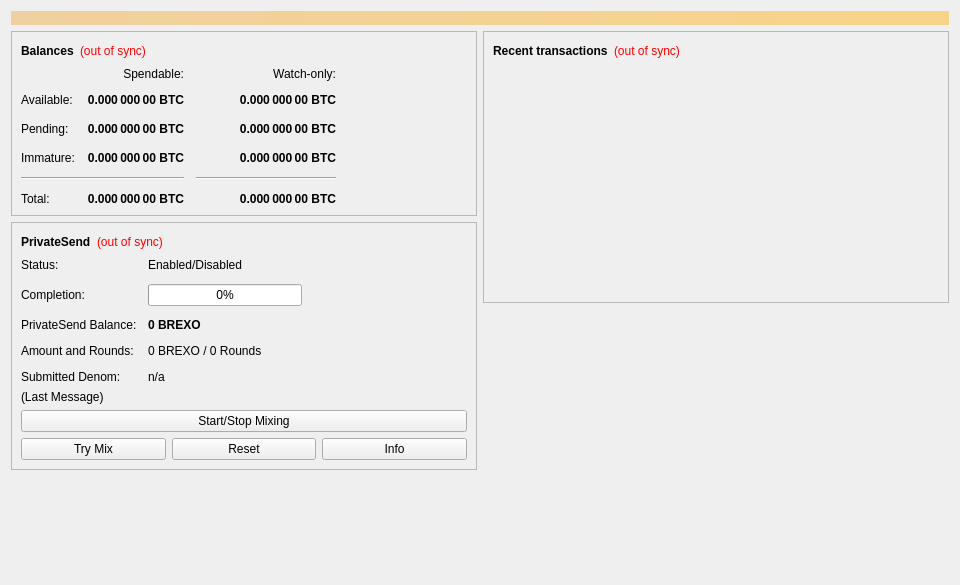
<?xml version="1.0" encoding="UTF-8"?>
<ui version="4.0">
 <class>OverviewPage</class>
 <widget class="QWidget" name="OverviewPage">
  <property name="geometry">
   <rect>
    <x>0</x>
    <y>0</y>
    <width>960</width>
    <height>585</height>
   </rect>
  </property>
  <property name="minimumSize">
   <size>
    <width>960</width>
    <height>0</height>
   </size>
  </property>
  <property name="windowTitle">
   <string>Form</string>
  </property>
  <layout class="QVBoxLayout" name="topLayout">
   <item>
    <widget class="QLabel" name="labelAlerts">
     <property name="visible">
      <bool>false</bool>
     </property>
     <property name="styleSheet">
      <string notr="true">QLabel { background-color: qlineargradient(x1: 0, y1: 0, x2: 1, y2: 0, stop:0 #F0D0A0, stop:1 #F8D488); color:#000000; }</string>
     </property>
     <property name="wordWrap">
      <bool>true</bool>
     </property>
     <property name="margin">
      <number>3</number>
     </property>
     <property name="textInteractionFlags">
      <set>Qt::TextSelectableByMouse</set>
     </property>
    </widget>
   </item>
   <item>
    <layout class="QHBoxLayout" name="horizontalLayout" stretch="1,1">
     <item>
      <layout class="QVBoxLayout" name="verticalLayout_2">
       <item>
        <widget class="QFrame" name="frame">
         <property name="frameShape">
          <enum>QFrame::StyledPanel</enum>
         </property>
         <property name="frameShadow">
          <enum>QFrame::Raised</enum>
         </property>
         <layout class="QVBoxLayout" name="verticalLayout_4">
          <item>
           <layout class="QHBoxLayout" name="horizontalLayout_4">
            <item>
             <widget class="QLabel" name="label_5">
              <property name="font">
               <font>
                <weight>75</weight>
                <bold>true</bold>
               </font>
              </property>
              <property name="text">
               <string>Balances</string>
              </property>
             </widget>
            </item>
            <item>
             <widget class="QLabel" name="labelWalletStatus">
              <property name="toolTip">
               <string>The displayed information may be out of date. Your wallet automatically synchronizes with the Brexocoin network after a connection is established, but this process has not completed yet.</string>
              </property>
              <property name="styleSheet">
               <string notr="true">QLabel { color: red; }</string>
              </property>
              <property name="text">
               <string notr="true">(out of sync)</string>
              </property>
              <property name="alignment">
               <set>Qt::AlignLeading|Qt::AlignLeft|Qt::AlignVCenter</set>
              </property>
             </widget>
            </item>
            <item>
             <spacer name="horizontalSpacer_3">
              <property name="orientation">
               <enum>Qt::Horizontal</enum>
              </property>
              <property name="sizeHint" stdset="0">
               <size>
                <width>40</width>
                <height>20</height>
               </size>
              </property>
             </spacer>
            </item>
           </layout>
          </item>
          <item>
           <layout class="QGridLayout" name="gridLayout">
            <property name="spacing">
             <number>12</number>
            </property>
            <item row="2" column="2">
             <widget class="QLabel" name="labelWatchPending">
              <property name="font">
               <font>
                <weight>75</weight>
                <bold>true</bold>
               </font>
              </property>
              <property name="cursor">
               <cursorShape>IBeamCursor</cursorShape>
              </property>
              <property name="toolTip">
               <string>Unconfirmed transactions to watch-only addresses</string>
              </property>
              <property name="text">
               <string notr="true">0.000 000 00 BTC</string>
              </property>
              <property name="alignment">
               <set>Qt::AlignRight|Qt::AlignTrailing|Qt::AlignVCenter</set>
              </property>
              <property name="textInteractionFlags">
               <set>Qt::LinksAccessibleByMouse|Qt::TextSelectableByKeyboard|Qt::TextSelectableByMouse</set>
              </property>
             </widget>
            </item>
            <item row="2" column="1">
             <widget class="QLabel" name="labelUnconfirmed">
              <property name="font">
               <font>
                <weight>75</weight>
                <bold>true</bold>
               </font>
              </property>
              <property name="cursor">
               <cursorShape>IBeamCursor</cursorShape>
              </property>
              <property name="toolTip">
               <string>Total of transactions that have yet to be confirmed, and do not yet count toward the spendable balance</string>
              </property>
              <property name="text">
               <string notr="true">0.000 000 00 BTC</string>
              </property>
              <property name="alignment">
               <set>Qt::AlignRight|Qt::AlignTrailing|Qt::AlignVCenter</set>
              </property>
              <property name="textInteractionFlags">
               <set>Qt::LinksAccessibleByMouse|Qt::TextSelectableByKeyboard|Qt::TextSelectableByMouse</set>
              </property>
             </widget>
            </item>
            <item row="3" column="2">
             <widget class="QLabel" name="labelWatchImmature">
              <property name="font">
               <font>
                <weight>75</weight>
                <bold>true</bold>
               </font>
              </property>
              <property name="cursor">
               <cursorShape>IBeamCursor</cursorShape>
              </property>
              <property name="toolTip">
               <string>Mined balance in watch-only addresses that has not yet matured</string>
              </property>
              <property name="text">
               <string notr="true">0.000 000 00 BTC</string>
              </property>
              <property name="alignment">
               <set>Qt::AlignRight|Qt::AlignTrailing|Qt::AlignVCenter</set>
              </property>
              <property name="textInteractionFlags">
               <set>Qt::LinksAccessibleByMouse|Qt::TextSelectableByKeyboard|Qt::TextSelectableByMouse</set>
              </property>
             </widget>
            </item>
            <item row="4" column="0" colspan="2">
             <widget class="Line" name="lineSpendableBalance">
              <property name="orientation">
               <enum>Qt::Horizontal</enum>
              </property>
             </widget>
            </item>
            <item row="4" column="2">
             <widget class="Line" name="lineWatchBalance">
              <property name="sizePolicy">
               <sizepolicy hsizetype="Preferred" vsizetype="Fixed">
                <horstretch>0</horstretch>
                <verstretch>0</verstretch>
               </sizepolicy>
              </property>
              <property name="minimumSize">
               <size>
                <width>140</width>
                <height>0</height>
               </size>
              </property>
              <property name="orientation">
               <enum>Qt::Horizontal</enum>
              </property>
             </widget>
            </item>
            <item row="5" column="0">
             <widget class="QLabel" name="labelTotalText">
              <property name="text">
               <string>Total:</string>
              </property>
             </widget>
            </item>
            <item row="3" column="1">
             <widget class="QLabel" name="labelImmature">
              <property name="font">
               <font>
                <weight>75</weight>
                <bold>true</bold>
               </font>
              </property>
              <property name="cursor">
               <cursorShape>IBeamCursor</cursorShape>
              </property>
              <property name="toolTip">
               <string>Mined balance that has not yet matured</string>
              </property>
              <property name="text">
               <string notr="true">0.000 000 00 BTC</string>
              </property>
              <property name="alignment">
               <set>Qt::AlignRight|Qt::AlignTrailing|Qt::AlignVCenter</set>
              </property>
              <property name="textInteractionFlags">
               <set>Qt::LinksAccessibleByMouse|Qt::TextSelectableByKeyboard|Qt::TextSelectableByMouse</set>
              </property>
             </widget>
            </item>
            <item row="2" column="3">
             <spacer name="horizontalSpacer_2">
              <property name="orientation">
               <enum>Qt::Horizontal</enum>
              </property>
              <property name="sizeHint" stdset="0">
               <size>
                <width>40</width>
                <height>20</height>
               </size>
              </property>
             </spacer>
            </item>
            <item row="3" column="0">
             <widget class="QLabel" name="labelImmatureText">
              <property name="text">
               <string>Immature:</string>
              </property>
             </widget>
            </item>
            <item row="5" column="1">
             <widget class="QLabel" name="labelTotal">
              <property name="font">
               <font>
                <weight>75</weight>
                <bold>true</bold>
               </font>
              </property>
              <property name="cursor">
               <cursorShape>IBeamCursor</cursorShape>
              </property>
              <property name="toolTip">
               <string>Your current total balance</string>
              </property>
              <property name="text">
               <string notr="true">0.000 000 00 BTC</string>
              </property>
              <property name="alignment">
               <set>Qt::AlignRight|Qt::AlignTrailing|Qt::AlignVCenter</set>
              </property>
              <property name="textInteractionFlags">
               <set>Qt::LinksAccessibleByMouse|Qt::TextSelectableByKeyboard|Qt::TextSelectableByMouse</set>
              </property>
             </widget>
            </item>
            <item row="5" column="2">
             <widget class="QLabel" name="labelWatchTotal">
              <property name="font">
               <font>
                <weight>75</weight>
                <bold>true</bold>
               </font>
              </property>
              <property name="cursor">
               <cursorShape>IBeamCursor</cursorShape>
              </property>
              <property name="toolTip">
               <string>Current total balance in watch-only addresses</string>
              </property>
              <property name="text">
               <string notr="true">0.000 000 00 BTC</string>
              </property>
              <property name="alignment">
               <set>Qt::AlignRight|Qt::AlignTrailing|Qt::AlignVCenter</set>
              </property>
              <property name="textInteractionFlags">
               <set>Qt::LinksAccessibleByMouse|Qt::TextSelectableByKeyboard|Qt::TextSelectableByMouse</set>
              </property>
             </widget>
            </item>
            <item row="0" column="2">
             <widget class="QLabel" name="labelWatchonly">
              <property name="text">
               <string>Watch-only:</string>
              </property>
              <property name="alignment">
               <set>Qt::AlignRight|Qt::AlignTrailing|Qt::AlignVCenter</set>
              </property>
             </widget>
            </item>
            <item row="1" column="0">
             <widget class="QLabel" name="labelBalanceText">
              <property name="text">
               <string>Available:</string>
              </property>
             </widget>
            </item>
            <item row="1" column="1">
             <widget class="QLabel" name="labelBalance">
              <property name="font">
               <font>
                <weight>75</weight>
                <bold>true</bold>
               </font>
              </property>
              <property name="cursor">
               <cursorShape>IBeamCursor</cursorShape>
              </property>
              <property name="toolTip">
               <string>Your current spendable balance</string>
              </property>
              <property name="text">
               <string notr="true">0.000 000 00 BTC</string>
              </property>
              <property name="alignment">
               <set>Qt::AlignRight|Qt::AlignTrailing|Qt::AlignVCenter</set>
              </property>
              <property name="textInteractionFlags">
               <set>Qt::LinksAccessibleByMouse|Qt::TextSelectableByKeyboard|Qt::TextSelectableByMouse</set>
              </property>
             </widget>
            </item>
            <item row="1" column="2">
             <widget class="QLabel" name="labelWatchAvailable">
              <property name="font">
               <font>
                <weight>75</weight>
                <bold>true</bold>
               </font>
              </property>
              <property name="cursor">
               <cursorShape>IBeamCursor</cursorShape>
              </property>
              <property name="toolTip">
               <string>Your current balance in watch-only addresses</string>
              </property>
              <property name="text">
               <string notr="true">0.000 000 00 BTC</string>
              </property>
              <property name="alignment">
               <set>Qt::AlignRight|Qt::AlignTrailing|Qt::AlignVCenter</set>
              </property>
              <property name="textInteractionFlags">
               <set>Qt::LinksAccessibleByMouse|Qt::TextSelectableByKeyboard|Qt::TextSelectableByMouse</set>
              </property>
             </widget>
            </item>
            <item row="2" column="0">
             <widget class="QLabel" name="labelPendingText">
              <property name="text">
               <string>Pending:</string>
              </property>
             </widget>
            </item>
            <item row="0" column="1">
             <widget class="QLabel" name="labelSpendable">
              <property name="text">
               <string>Spendable:</string>
              </property>
              <property name="alignment">
               <set>Qt::AlignRight|Qt::AlignTrailing|Qt::AlignVCenter</set>
              </property>
             </widget>
            </item>
           </layout>
          </item>
         </layout>
        </widget>
       </item>
       <item>
        <widget class="QFrame" name="framePrivateSend">
         <property name="layoutDirection">
          <enum>Qt::LeftToRight</enum>
         </property>
         <property name="frameShape">
          <enum>QFrame::StyledPanel</enum>
         </property>
         <property name="frameShadow">
          <enum>QFrame::Raised</enum>
         </property>
         <layout class="QVBoxLayout" name="VerticalLayout_PS1">
          <item>
           <layout class="QHBoxLayout" name="horizontalLayout_5">
            <item>
             <widget class="QLabel" name="labelPrivateSendHeader">
              <property name="font">
               <font>
                <weight>75</weight>
                <bold>true</bold>
               </font>
              </property>
              <property name="text">
               <string>PrivateSend</string>
              </property>
             </widget>
            </item>
            <item>
             <widget class="QLabel" name="labelPrivateSendSyncStatus">
              <property name="toolTip">
               <string>The displayed information may be out of date. Your wallet automatically synchronizes with the Brexocoin network after a connection is established, but this process has not completed yet.</string>
              </property>
              <property name="styleSheet">
               <string notr="true">QLabel { color: red; }</string>
              </property>
              <property name="text">
               <string notr="true">(out of sync)</string>
              </property>
              <property name="alignment">
               <set>Qt::AlignLeading|Qt::AlignLeft|Qt::AlignVCenter</set>
              </property>
             </widget>
            </item>
            <item>
             <spacer name="horizontalSpacer_4">
              <property name="orientation">
               <enum>Qt::Horizontal</enum>
              </property>
              <property name="sizeHint" stdset="0">
               <size>
                <width>40</width>
                <height>20</height>
               </size>
              </property>
             </spacer>
            </item>
           </layout>
          </item>
          <item>
           <layout class="QFormLayout" name="privateSendFormLayout">
            <property name="fieldGrowthPolicy">
             <enum>QFormLayout::AllNonFixedFieldsGrow</enum>
            </property>
            <property name="horizontalSpacing">
             <number>11</number>
            </property>
            <property name="verticalSpacing">
             <number>12</number>
            </property>
            <item row="0" column="0">
             <widget class="QLabel" name="labelPrivateSendEnabledText">
              <property name="text">
               <string>Status:</string>
              </property>
             </widget>
            </item>
            <item row="0" column="1">
             <widget class="QLabel" name="labelPrivateSendEnabled">
              <property name="text">
               <string>Enabled/Disabled</string>
              </property>
             </widget>
            </item>
            <item row="1" column="0">
             <widget class="QLabel" name="labelCompletitionText">
              <property name="text">
               <string>Completion:</string>
              </property>
             </widget>
            </item>
            <item row="1" column="1">
             <widget class="QProgressBar" name="privateSendProgress">
              <property name="maximumSize">
               <size>
                <width>154</width>
                <height>16777215</height>
               </size>
              </property>
              <property name="value">
               <number>0</number>
              </property>
             </widget>
            </item>
            <item row="2" column="0">
             <widget class="QLabel" name="labelAnonymizedText">
              <property name="text">
               <string>PrivateSend Balance:</string>
              </property>
             </widget>
            </item>
            <item row="2" column="1">
             <widget class="QLabel" name="labelAnonymized">
              <property name="font">
               <font>
                <weight>75</weight>
                <bold>true</bold>
               </font>
              </property>
              <property name="text">
               <string notr="true">0 BREXO</string>
              </property>
             </widget>
            </item>
            <item row="3" column="0">
             <widget class="QLabel" name="labelAmountAndRoundsText">
              <property name="text">
               <string>Amount and Rounds:</string>
              </property>
             </widget>
            </item>
            <item row="3" column="1">
             <widget class="QLabel" name="labelAmountRounds">
              <property name="text">
               <string>0 BREXO / 0 Rounds</string>
              </property>
             </widget>
            </item>
            <item row="4" column="0">
             <widget class="QLabel" name="labelSubmittedDenomText">
              <property name="text">
               <string>Submitted Denom:</string>
              </property>
             </widget>
            </item>
            <item row="4" column="1">
             <widget class="QLabel" name="labelSubmittedDenom">
              <property name="toolTip">
               <string>The denominations you submitted to the Masternode.&lt;br&gt;To mix, other users must submit the exact same denominations.</string>
              </property>
              <property name="text">
               <string>n/a</string>
              </property>
             </widget>
            </item>
           </layout>
          </item>
          <item>
           <layout class="QVBoxLayout" name="VerticalLayout_PS">
            <item>
             <widget class="QLabel" name="labelPrivateSendLastMessage">
              <property name="text">
               <string>(Last Message)</string>
              </property>
              <property name="alignment">
               <set>Qt::AlignLeading|Qt::AlignLeft|Qt::AlignTop</set>
              </property>
              <property name="wordWrap">
               <bool>true</bool>
              </property>
             </widget>
            </item>
            <item>
             <widget class="QPushButton" name="togglePrivateSend">
              <property name="sizePolicy">
               <sizepolicy hsizetype="MinimumExpanding" vsizetype="Fixed">
                <horstretch>0</horstretch>
                <verstretch>0</verstretch>
               </sizepolicy>
              </property>
              <property name="text">
               <string>Start/Stop Mixing</string>
              </property>
             </widget>
            </item>
            <item>
             <layout class="QHBoxLayout" name="horizontalLayout_debugbuttons">
              <item>
               <widget class="QPushButton" name="privateSendAuto">
                <property name="sizePolicy">
                 <sizepolicy hsizetype="MinimumExpanding" vsizetype="Fixed">
                  <horstretch>0</horstretch>
                  <verstretch>0</verstretch>
                 </sizepolicy>
                </property>
                <property name="toolTip">
                 <string>Try to manually submit a PrivateSend request.</string>
                </property>
                <property name="text">
                 <string>Try Mix</string>
                </property>
               </widget>
              </item>
              <item>
               <widget class="QPushButton" name="privateSendReset">
                <property name="sizePolicy">
                 <sizepolicy hsizetype="MinimumExpanding" vsizetype="Fixed">
                  <horstretch>0</horstretch>
                  <verstretch>0</verstretch>
                 </sizepolicy>
                </property>
                <property name="toolTip">
                 <string>Reset the current status of PrivateSend (can interrupt PrivateSend if it's in the process of Mixing, which can cost you money!)</string>
                </property>
                <property name="autoFillBackground">
                 <bool>false</bool>
                </property>
                <property name="text">
                 <string>Reset</string>
                </property>
               </widget>
              </item>
              <item>
               <widget class="QPushButton" name="privateSendInfo">
                <property name="sizePolicy">
                 <sizepolicy hsizetype="MinimumExpanding" vsizetype="Fixed">
                  <horstretch>0</horstretch>
                  <verstretch>0</verstretch>
                 </sizepolicy>
                </property>
                <property name="toolTip">
                 <string>Information about PrivateSend and Mixing</string>
                </property>
                <property name="text">
                 <string>Info</string>
                </property>
               </widget>
              </item>
             </layout>
            </item>
           </layout>
          </item>
         </layout>
        </widget>
       </item>
       <item>
        <spacer name="verticalSpacer">
         <property name="orientation">
          <enum>Qt::Vertical</enum>
         </property>
         <property name="sizeHint" stdset="0">
          <size>
           <width>20</width>
           <height>40</height>
          </size>
         </property>
        </spacer>
       </item>
      </layout>
     </item>
     <item>
      <layout class="QVBoxLayout" name="verticalLayout_3">
       <item>
        <widget class="QFrame" name="frame_2">
         <property name="frameShape">
          <enum>QFrame::StyledPanel</enum>
         </property>
         <property name="frameShadow">
          <enum>QFrame::Raised</enum>
         </property>
         <layout class="QVBoxLayout" name="verticalLayout">
          <item>
           <layout class="QHBoxLayout" name="horizontalLayout_2">
            <item>
             <widget class="QLabel" name="label_4">
              <property name="font">
               <font>
                <weight>75</weight>
                <bold>true</bold>
               </font>
              </property>
              <property name="text">
               <string>Recent transactions</string>
              </property>
             </widget>
            </item>
            <item>
             <widget class="QLabel" name="labelTransactionsStatus">
              <property name="toolTip">
               <string>The displayed information may be out of date. Your wallet automatically synchronizes with the Brexocoin network after a connection is established, but this process has not completed yet.</string>
              </property>
              <property name="styleSheet">
               <string notr="true">QLabel { color: red; }</string>
              </property>
              <property name="text">
               <string notr="true">(out of sync)</string>
              </property>
              <property name="alignment">
               <set>Qt::AlignLeading|Qt::AlignLeft|Qt::AlignVCenter</set>
              </property>
             </widget>
            </item>
            <item>
             <spacer name="horizontalSpacer">
              <property name="orientation">
               <enum>Qt::Horizontal</enum>
              </property>
              <property name="sizeHint" stdset="0">
               <size>
                <width>40</width>
                <height>20</height>
               </size>
              </property>
             </spacer>
            </item>
           </layout>
          </item>
          <item>
           <widget class="QListView" name="listTransactions">
            <property name="styleSheet">
             <string notr="true">QListView { background: transparent; }</string>
            </property>
            <property name="frameShape">
             <enum>QFrame::NoFrame</enum>
            </property>
            <property name="verticalScrollBarPolicy">
             <enum>Qt::ScrollBarAlwaysOff</enum>
            </property>
            <property name="horizontalScrollBarPolicy">
             <enum>Qt::ScrollBarAlwaysOff</enum>
            </property>
            <property name="selectionMode">
             <enum>QAbstractItemView::NoSelection</enum>
            </property>
           </widget>
          </item>
         </layout>
        </widget>
       </item>
       <item>
        <spacer name="verticalSpacer_2">
         <property name="orientation">
          <enum>Qt::Vertical</enum>
         </property>
         <property name="sizeHint" stdset="0">
          <size>
           <width>20</width>
           <height>40</height>
          </size>
         </property>
        </spacer>
       </item>
      </layout>
     </item>
    </layout>
   </item>
  </layout>
 </widget>
 <resources/>
 <connections/>
</ui>
